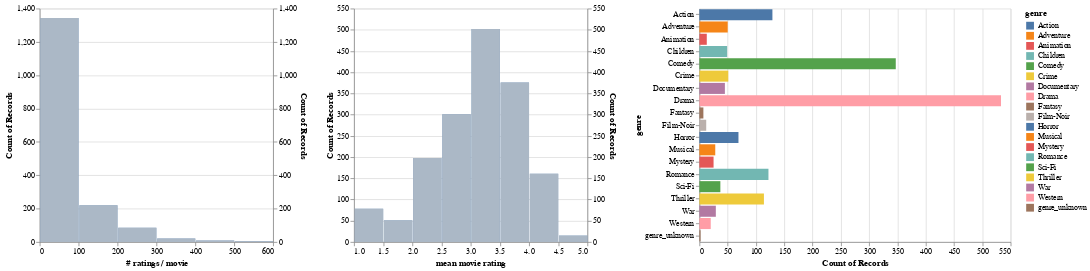

Here is the notebook cell this chart was saved with:
### Code cell
# Display the number of ratings and average rating per movie.
alt.hconcat(
    filtered_hist('rating count', '# ratings / movie', genre_filter),
    filtered_hist('rating mean', 'mean movie rating', genre_filter),
    genre_chart,
    data=movies_ratings)

### Figure 1 — Vega-Lite specification as saved in the notebook (floating-point values rounded to 4 significant figures; data arrays with more than 128 entries replaced by an {"elided": "..."} marker saying what was removed)
{"config": {"view": {"continuousWidth": 400, "continuousHeight": 300}}, "hconcat": [{"layer": [{"mark": "bar", "encoding": {"x": {"type": "quantitative", "bin": {"maxbins": 10}, "field": "rating count", "title": "# ratings / movie"}, "y": {"type": "quantitative", "aggregate": "count"}}, "transform": [{"filter": {"selection": "selector035"}}], "width": 300}, {"mark": "bar", "encoding": {"color": {"value": "lightgray"}, "opacity": {"value": 0.7}, "x": {"type": "quantitative", "bin": {"maxbins": 10}, "field": "rating count", "title": "# ratings / movie"}, "y": {"type": "quantitative", "aggregate": "count"}}, "width": 300}], "resolve": {"scale": {"y": "independent"}}}, {"layer": [{"mark": "bar", "encoding": {"x": {"type": "quantitative", "bin": {"maxbins": 10}, "field": "rating mean", "title": "mean movie rating"}, "y": {"type": "quantitative", "aggregate": "count"}}, "transform": [{"filter": {"selection": "selector035"}}], "width": 300}, {"mark": "bar", "encoding": {"color": {"value": "lightgray"}, "opacity": {"value": 0.7}, "x": {"type": "quantitative", "bin": {"maxbins": 10}, "field": "rating mean", "title": "mean movie rating"}, "y": {"type": "quantitative", "aggregate": "count"}}, "width": 300}], "resolve": {"scale": {"y": "independent"}}}, {"mark": "bar", "encoding": {"color": {"condition": {"type": "nominal", "field": "genre", "selection": "selector035"}, "value": "lightgray"}, "x": {"type": "quantitative", "aggregate": "count"}, "y": {"type": "nominal", "field": "genre"}}, "height": 300, "selection": {"selector035": {"type": "multi", "fields": ["genre"]}}}], "data": {"name": "data-ac50a77b950b687edaf41ab39c946fe2"}, "$schema": "https://vega.github.io/schema/vega-lite/v4.8.1.json", "datasets": {"data-ac50a77b950b687edaf41ab39c946fe2": {"elided": "1682 records"}}}
